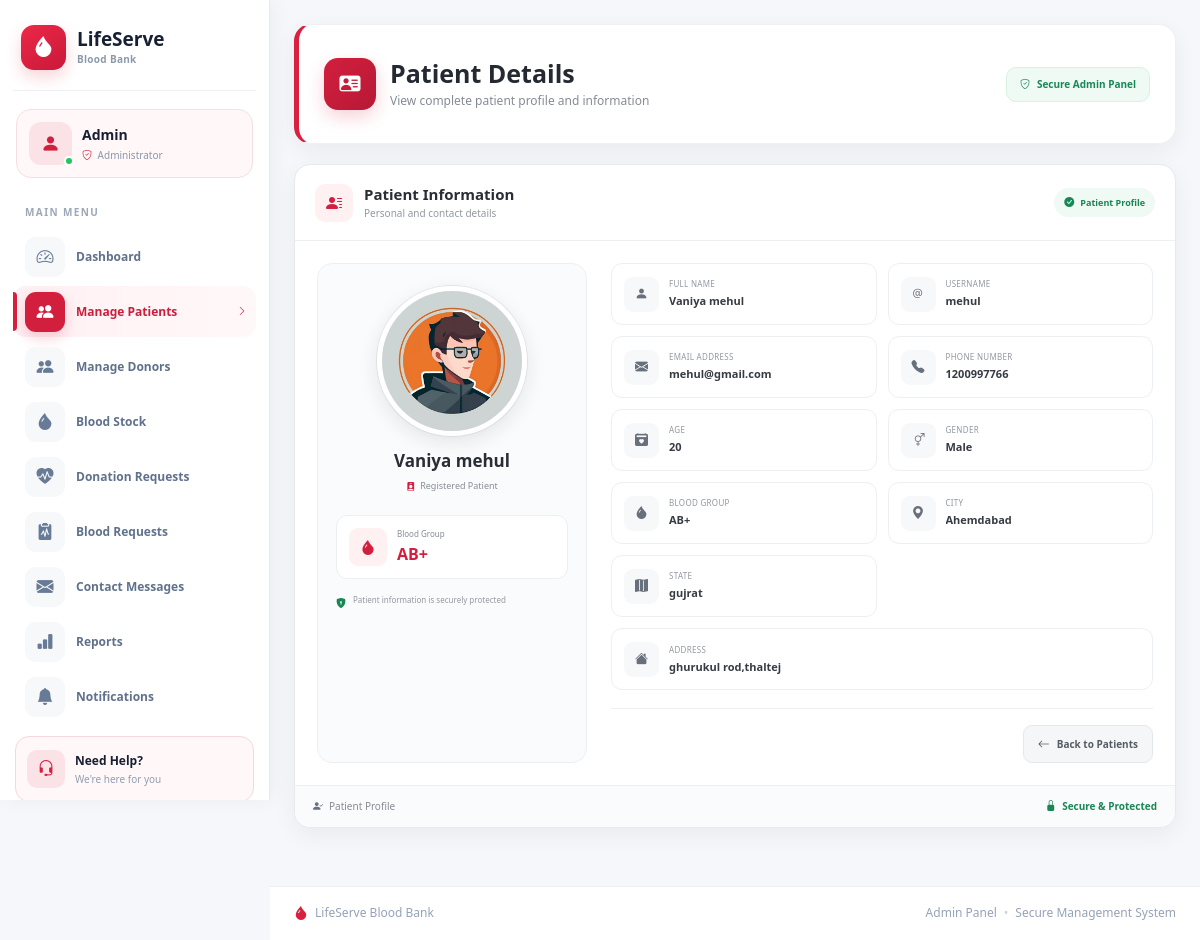
Page /adminpanel/patients/view/1/ on the committed database.
### patient/models.py (models this page shows, shortened)
class Patient(models.Model):
    profile_photo = models.ImageField(
    upload_to="profiles/",
    blank=True,
    null=True
)
    GENDER = (
        ('Male', 'Male'),
        ('Female', 'Female'),
        ('Other', 'Other'),
    )
    BLOOD_GROUPS = (
        ('A+', 'A+'),
        ('A-', 'A-'),
        ('B+', 'B+'),
        ('B-', 'B-'),
        ('AB+', 'AB+'),
        ('AB-', 'AB-'),
        ('O+', 'O+'),
        ('O-', 'O-'),
    )
    STATUS = (
        ('Pending', 'Pending'),
        ('Approved', 'Approved'),
        ('Rejected', 'Rejected'),
    )
    user = models.OneToOneField(User, on_delete=models.CASCADE)
    age = models.PositiveIntegerField()
    gender = models.CharField(
        max_length=10,
        choices=GENDER
    )
    blood_group = models.CharField(
        max_length=5,
        choices=BLOOD_GROUPS
    )
    address = models.TextField()
    city = models.CharField(max_length=50)
    phone = models.CharField(max_length=15)
    state = models.CharField(max_length=100)
    status = models.CharField(
        max_length=10,
        choices=STATUS,
        default="Pending"
    )

### adminpanel/views.py (the view)
# urls.py: path("patients/view/<int:id>/", views.view_patient, name="view_patient"),
def view_patient(request, id):
    patient = get_object_or_404(Patient, id=id)
    context = {
        "patient": patient,
    }
    return render(request, "adminpanel/view_patient.html", context)

### accounts/context_processors.py (called while the page is built, shortened)
def notification_count(request):
    return {
        "notification_count": 0
    }

def contact_message_count(request):
    unread_count = ContactMessage.objects.filter(is_read=False).count()
    return {
        "contact_message_count": unread_count
    }

### donor/context_processors.py (called while the page is built)
def donor_data(request):
    donor = None
    if request.user.is_authenticated:
        try:
            donor = Donor.objects.get(user=request.user)
        except Donor.DoesNotExist:
            donor = None
    return {
        "donor": donor
    }

### lifeserve/offline_translation.py (called while the page is built)
    def __call__(self, request):
        response = self.get_response(request)
        if request.LANGUAGE_CODE != 'hi' or response.get('Content-Type', '').split(';')[0] != 'text/html':
            return response
        if not response.streaming:
            response.content = translate_html(response.content.decode(response.charset or 'utf-8')).encode(response.charset or 'utf-8')
            response.headers.pop('Content-Length', None)
        return response

### patient/context_processors.py (called while the page is built)
def patient_data(request):
    if request.user.is_authenticated:
        patient = Patient.objects.filter(user=request.user).first()
        return {
            "patient": patient
        }
    return {}

### lifeserve/templates/adminpanel/view_patient.html (shortened to what this page needs)
{% extends 'adminpanel/base.html' %}
{% load static %}
{% block extra_css %}
<link rel="stylesheet" href="{% static 'css/patient-views.css' %}">
{% endblock %}
{% block content %}
<div class="patient-details-page">
    <div class="pd-page-header">
        <div class="pd-header-content">
            <div class="pd-page-icon">
                <i class="bi bi-person-vcard-fill"></i>
            </div>
            <div>
                <h2>Patient Details</h2>
                <p>View complete patient profile and information</p>
            </div>
        </div>
        <div class="pd-header-badge">
            <i class="bi bi-shield-check"></i>
            <span>Secure Admin Panel</span>
        </div>
    </div>
    <div class="pd-card">
        <div class="pd-card-header">
            <div class="pd-card-title">
                <div class="pd-card-title-icon">
                    <i class="bi bi-person-lines-fill"></i>
                </div>
                <div>
                    <h4>Patient Information</h4>
                    <p>Personal and contact details</p>
                </div>
            </div>
            <div class="pd-status-badge">
                <i class="bi bi-check-circle-fill"></i>
                Patient Profile
            </div>
        </div>
        <div class="pd-card-body">
            <div class="pd-profile-layout">
                <div class="pd-profile-section">
                    <div class="pd-profile-photo">
                        {% if patient.profile_photo %}
                            <img src="{{ patient.profile_photo.url }}"
                                 alt="Patient Profile Photo">
                        {% else %}
                            <div class="pd-default-avatar">
                                <i class="bi bi-person-fill"></i>
                            </div>
                        {% endif %}
                    </div>
                    <div class="pd-profile-name">
                        <h3>
                            {{ patient.user.get_full_name }}
                        </h3>
                        <span>
                            <i class="bi bi-person-badge-fill"></i>
                            Registered Patient
                        </span>
                    </div>
                    <div class="pd-blood-group">
                        <div class="pd-blood-icon">
                            <i class="bi bi-droplet-fill"></i>
                        </div>
                        <div>
                            <span>Blood Group</span>
                            <strong>{{ patient.blood_group }}</strong>
                        </div>
                    </div>
                    <div class="pd-profile-security">
                        <i class="bi bi-shield-lock-fill"></i>
                        <span>
                            Patient information is securely protected
                        </span>
                    </div>
                </div>
                <div class="pd-information-section">
                    <div class="pd-info-grid">
                        <div class="pd-info-item">
                            <div class="pd-info-icon">
                                <i class="bi bi-person-fill"></i>
                            </div>
                            <div class="pd-info-content">
                                <span>Full Name</span>
                                <strong>
                                    {{ patient.user.get_full_name }}
                                </strong>
                            </div>
                        </div>
                        <div class="pd-info-item">
                            <div class="pd-info-icon">
                                <i class="bi bi-at"></i>
                            </div>
                            <div class="pd-info-content">
                                <span>Username</span>
                                <strong>
                                    {{ patient.user.username }}
                                </strong>
                            </div>
                        </div>
                        <div class="pd-info-item">
                            <div class="pd-info-icon">
                                <i class="bi bi-envelope-fill"></i>
                            </div>
                            <div class="pd-info-content">
                                <span>Email Address</span>
                                <strong>
                                    {{ patient.user.email }}
                                </strong>
                            </div>
                        </div>
                        <div class="pd-info-item">
                            <div class="pd-info-icon">
                                <i class="bi bi-telephone-fill"></i>
                            </div>
                            <div class="pd-info-content">
                                <span>Phone Number</span>
                                <strong>
                                    {{ patient.phone }}
                                </strong>
                            </div>
                        </div>
                        <div class="pd-info-item">
                            <div class="pd-info-icon">
                                <i class="bi bi-calendar2-heart-fill"></i>
                            </div>
                            <div class="pd-info-content">
                                <span>Age</span>
                                <strong>
                                    {{ patient.age }}
                                </strong>
                            </div>
                        </div>
                        <div class="pd-info-item">
                            <div class="pd-info-icon">
                                <i class="bi bi-gender-ambiguous"></i>
                            </div>
                            <div class="pd-info-content">
                                <span>Gender</span>
                                <strong>
                                    {{ patient.gender }}
                                </strong>
                            </div>
                        </div>
                        <div class="pd-info-item blood-info">
                            <div class="pd-info-icon">
                                <i class="bi bi-droplet-fill"></i>
                            </div>
                            <div class="pd-info-content">
                                <span>Blood Group</span>
                                <strong>
                                    {{ patient.blood_group }}
                                </strong>
                            </div>
                        </div>
                        <div class="pd-info-item">
                            <div class="pd-info-icon">
                                <i class="bi bi-geo-alt-fill"></i>
                            </div>
                            <div class="pd-info-content">
                                <span>City</span>
                                <strong>
                                    {{ patient.city }}
                                </strong>
                            </div>
                        </div>
                        <div class="pd-info-item">
                            <div class="pd-info-icon">
                                <i class="bi bi-map-fill"></i>
                            </div>
                            <div class="pd-info-content">
                                <span>State</span>
                                <strong>
                                    {{ patient.state }}
                                </strong>
                            </div>
                        </div>
                        <div class="pd-info-item pd-address-item">
                            <div class="pd-info-icon">
                                <i class="bi bi-house-fill"></i>
                            </div>
                            <div class="pd-info-content">
                                <span>Address</span>
                                <strong>
                                    {{ patient.address }}
                                </strong>
                            </div>
                        </div>
                    </div>
                    <div class="pd-actions">
                        <a href="{% url 'manage_patients' %}"
                           class="pd-back-btn">
                            <i class="bi bi-arrow-left"></i>
                            <span>Back to Patients</span>
                        </a>
                    </div>
                </div>
            </div>
        </div>
        <div class="pd-card-footer">
            <div class="pd-footer-record">
                <i class="bi bi-person-check-fill"></i>
                <span>
                    Patient Profile
                </span>
            </div>
            <div class="pd-footer-secure">
                <i class="bi bi-lock-fill"></i>
                Secure &amp; Protected
            </div>
        </div>
    </div>
</div>
{% endblock %}

### lifeserve/static/css/admin.css (style rules this page uses)
* { box-sizing: border-box; }
html, body { margin: 0; padding: 0; width: 100%; min-height: 100%; font-family: "Segoe UI", Arial, sans-serif; background: #f5f7fa; }
body { overflow-x: hidden; }
.admin-content > * { max-width: 100%; }

### rows in the picture
Patient: profile_photo (picture), user.get_full_name "Vaniya mehul", blood_group "AB+", user.username "mehul", user.email "mehul@gmail.com", phone "1200997766", age "20", gender "Male", city "Ahemdabad", state "gujrat", address "ghurukul rod,thaltej"
